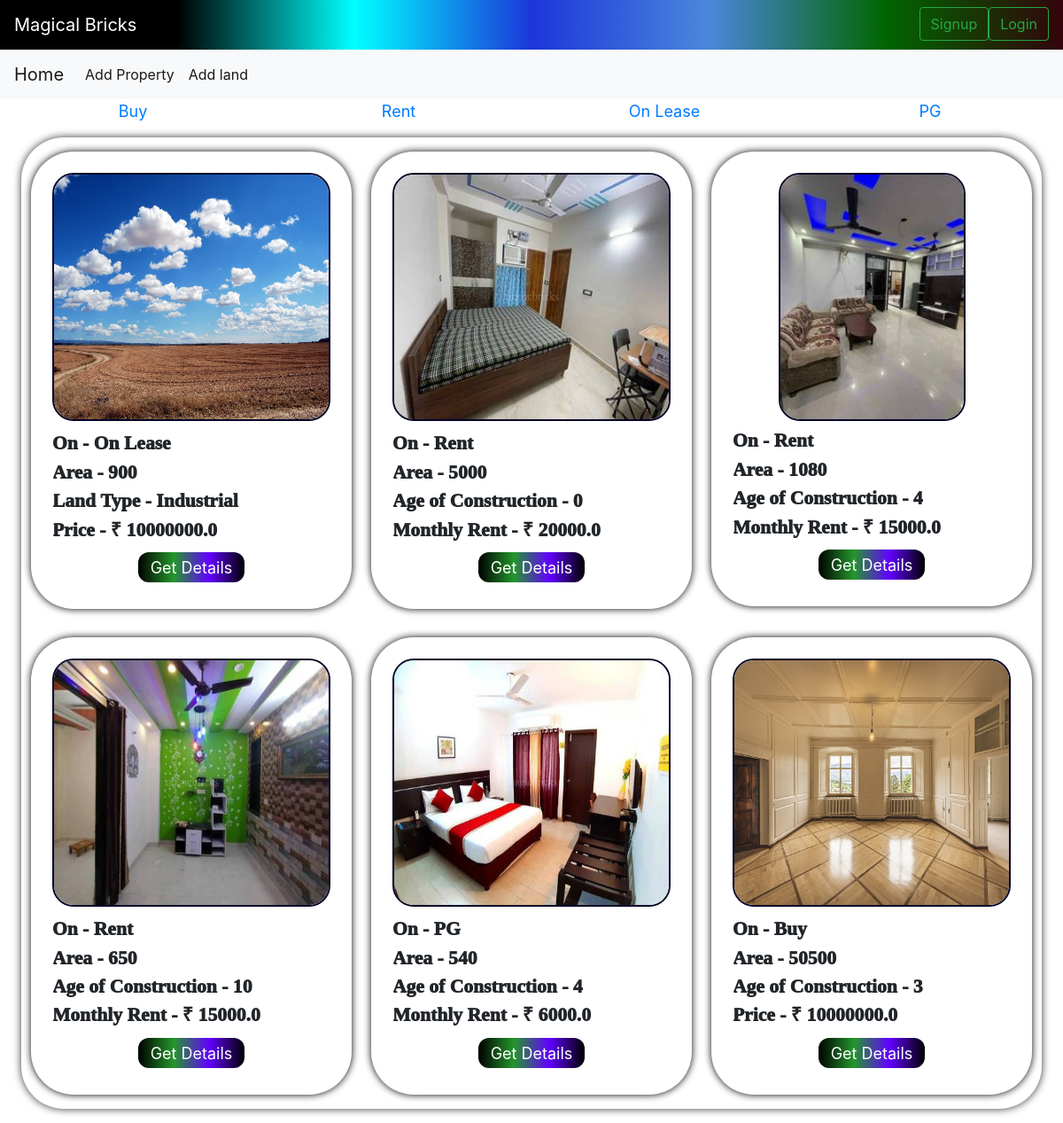
The app's page /, older data.
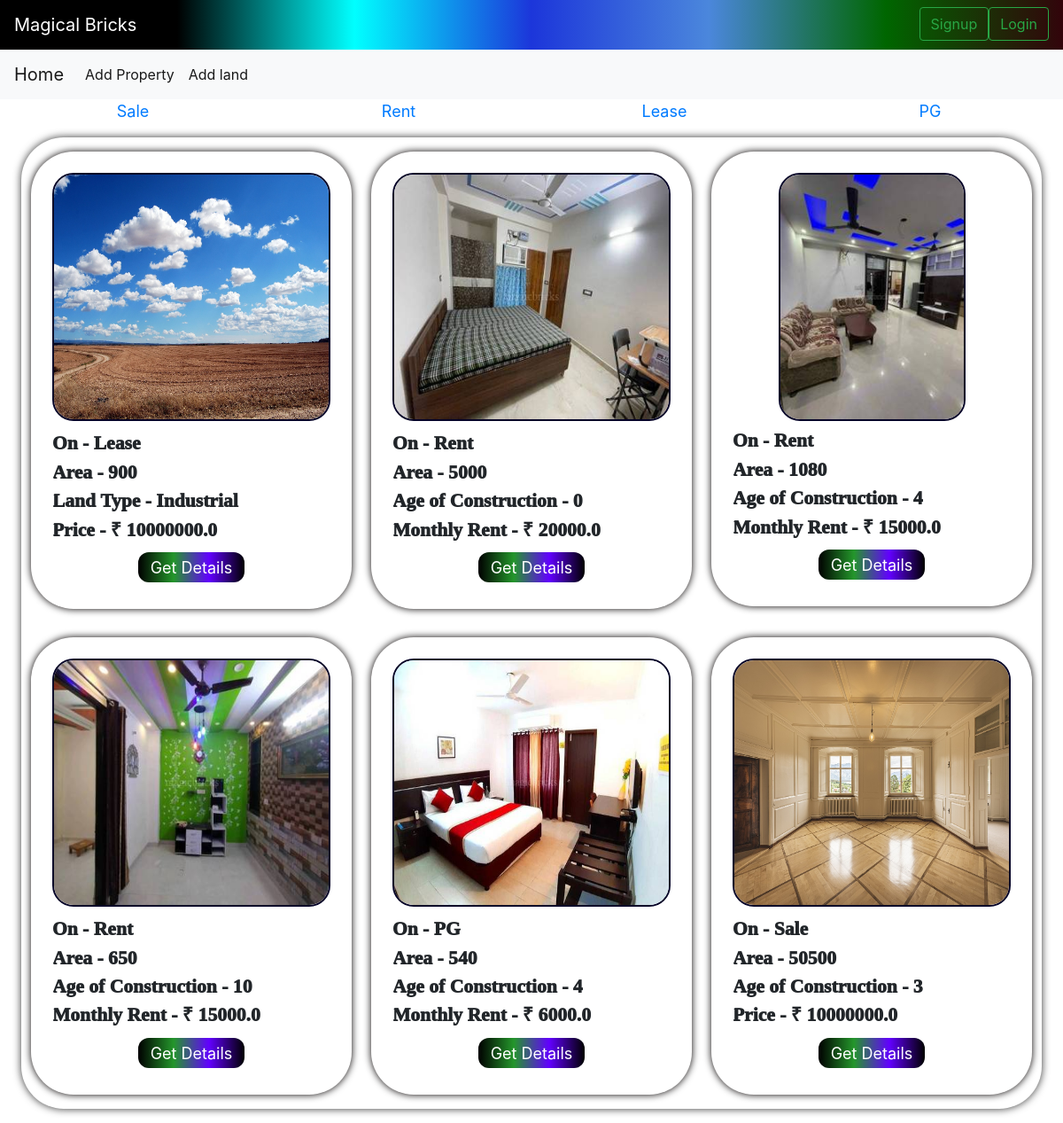
The same page, newer data.
### bricks/models.py (models this page shows, shortened)
class category(models.Model):
    cat=models.CharField(max_length=50)
    def __str__(self) :
        return self.cat

class land(models.Model):
    name=models.CharField(max_length=500,blank=False,null=True,default=None)
    cat=models.ForeignKey("category", null=True , on_delete=models.CASCADE, default=None)
    owner_phone=models.IntegerField(null=True, blank=False)
    owner_name=models.CharField(max_length=500,blank=False,null=True,default=None)
    owner_mail=models.EmailField(max_length=500,blank=False,null=True)
    area=models.IntegerField(default=0)
    land_type=models.CharField(choices=t_l, max_length=50, default= None, null=True)
    price=models.FloatField(default=0)
    p_type=models.CharField(max_length=10, default="Land")
    address=models.CharField(max_length=200, blank= False, default=None, null=False, unique=True)
    image=models.ImageField(upload_to='images/')

class built(models.Model):
    name=models.CharField(max_length=500,blank=False,null=True,default=None)
    owner_phone=models.IntegerField(null=True, blank=False)
    owner_name=models.CharField(max_length=500,blank=False,null=True,default=None)
    owner_mail=models.EmailField(max_length=500,blank=False,null=True)
    cat=models.ForeignKey("category", null=True , on_delete=models.CASCADE, default=None)
    area=models.IntegerField()
    floors=models.IntegerField()
    status=models.CharField(max_length=50,choices=st)
    faces=models.CharField(choices=direction, max_length=50, blank=False)
    p_type=models.CharField(max_length=10, default="Built")
    furnished_status=models.CharField(max_length=50,choices=state, blank=False, null=True)
    type_of_ownership=models.CharField(max_length=50,choices=too)
    price=models.FloatField(default=0,null=True)
    age=models.IntegerField()
    address=models.CharField(max_length=200, blank= False, default=None, null=True, unique=True)
    image=models.ImageField(upload_to='images/')

### bricks/views.py (the view, shortened to what this page needs)
# urls.py: 2. Add a URL to urlpatterns:  path('', views.home, name='home')
def home(request):
    y=category.objects.all()
    p=land.objects.all()
    q=built.objects.all()
    if request.method== 'GET':
        return render(request,'bricks/home.html',{'signup_form':UserForm(),"obj":p,"obj2":q,"y":y,"login_form":AuthenticationForm()})
    return render(request,'bricks/home.html',{'signup_form':UserForm(),"obj":p,"obj2":q,"y":y,"login_form":AuthenticationForm()})

### bricks/templates/bricks/home.html (shortened to what this page needs)
<!DOCTYPE html>
<html lang="en">
<head>
  {% load static %}
  <link rel="stylesheet" href="{% static 'bricks/style_home.css' %}" />
</head>
<body>
  {% include "bricks/navbar.html" %}
  <div class="main">
    {% if y %} {% for x in y %}
    <a href="{% url 'properties' %}?category={{x.id}}" id="cat">
      <div class="heading">{{x.cat}}</div>
    </a>
    {% endfor %} {% endif %}
  </div>
  <div class="properties">
    {% if obj %} {% for y in obj %}
    <div class="property">
      <div class="imgs"><img src="{{y.image.url}}" alt=""></div>
      <div class="info_items">On - {{y.cat}}</div>
      <div class="info_items">Area - {{y.area}}</div>
      <div class="info_items">Land Type - {{y.land_type}}</div>
      {% if y.cat.cat == "Rent" or y.cat.cat == "On_lease" %}
      <div class="info_items">Monthly Rent - &#8377 {{y.price}}</div>
      {% else %}
      <div class="info_items">Price - &#8377 {{y.price}}</div>
      {% endif %}
      <a href="{% url 'property_details' y.id %}?p_type={{y.p_type}}" id="details_button">
        <div id="details_button">
          Get Details
        </div>
      </a>
    </div>
    {% endfor %}
    {% endif %}
    {% if obj2 %}
    {% for y in obj2 %}
    <div class="property">
      <div class="imgs"><img src="{{y.image.url}}" alt=""></div>
      <div class="info_items">On - {{y.cat}}</div>
      <div class="info_items">Area - {{y.area}}</div>
      <div class="info_items">Age of Construction - {{y.age}}</div>
      {% if y.cat.cat == "Rent" or y.cat.cat == "PG" %}
      <div class="info_items">Monthly Rent - &#8377 {{y.price}}</div>
      {% else %}
      <div class="info_items">Price - &#8377 {{y.price}}</div>
      {% endif %}
      <a href="{% url 'property_details' y.id %}?p_type={{y.p_type}}" id="details_button">
        <div id="details_button">
          Get Details
        </div>
      </a>
    </div>
    {% endfor %}
    {% endif %}
  </div>
</body>
</html>

Row changes from the older to the newer data that the page shows:
changed category: cat "Buy" → "Sale"
changed category: cat "On Lease" → "Lease"
changed through a linked row, land "Industrial": cat "On Lease" → "Lease"
changed through a linked row, built: cat "Buy" → "Sale"
